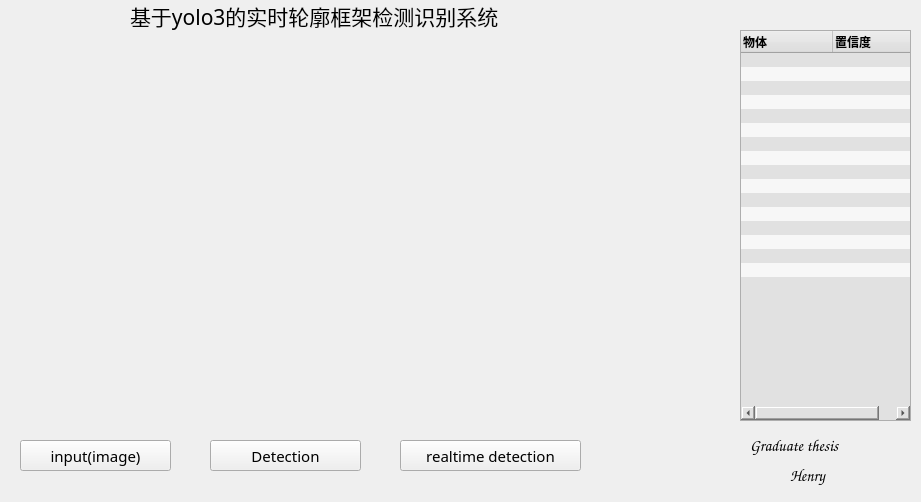
<?xml version="1.0" encoding="UTF-8"?>
<ui version="4.0">
 <class>Form</class>
 <widget class="QWidget" name="Form">
  <property name="geometry">
   <rect>
    <x>0</x>
    <y>0</y>
    <width>921</width>
    <height>502</height>
   </rect>
  </property>
  <property name="windowTitle">
   <string>yolo3 detection</string>
  </property>
  <widget class="QPushButton" name="detection">
   <property name="geometry">
    <rect>
     <x>210</x>
     <y>440</y>
     <width>151</width>
     <height>31</height>
    </rect>
   </property>
   <property name="font">
    <font>
     <family>黑体</family>
     <pointsize>11</pointsize>
    </font>
   </property>
   <property name="text">
    <string>Detection</string>
   </property>
  </widget>
  <widget class="QLabel" name="image_label">
   <property name="geometry">
    <rect>
     <x>10</x>
     <y>30</y>
     <width>721</width>
     <height>411</height>
    </rect>
   </property>
   <property name="text">
    <string/>
   </property>
   <property name="scaledContents">
    <bool>true</bool>
   </property>
  </widget>
  <widget class="QPushButton" name="pushButton">
   <property name="geometry">
    <rect>
     <x>400</x>
     <y>440</y>
     <width>181</width>
     <height>31</height>
    </rect>
   </property>
   <property name="font">
    <font>
     <family>黑体</family>
     <pointsize>11</pointsize>
    </font>
   </property>
   <property name="text">
    <string>realtime detection</string>
   </property>
  </widget>
  <widget class="QLabel" name="label_2">
   <property name="geometry">
    <rect>
     <x>790</x>
     <y>450</y>
     <width>81</width>
     <height>51</height>
    </rect>
   </property>
   <property name="font">
    <font>
     <family>Comic Sans MS</family>
     <pointsize>12</pointsize>
    </font>
   </property>
   <property name="text">
    <string>Henry</string>
   </property>
   <property name="textFormat">
    <enum>Qt::PlainText</enum>
   </property>
  </widget>
  <widget class="QPushButton" name="control_bt_2">
   <property name="geometry">
    <rect>
     <x>20</x>
     <y>440</y>
     <width>151</width>
     <height>31</height>
    </rect>
   </property>
   <property name="font">
    <font>
     <family>黑体</family>
     <pointsize>11</pointsize>
    </font>
   </property>
   <property name="text">
    <string>input(image)</string>
   </property>
  </widget>
  <widget class="QLabel" name="label_import">
   <property name="geometry">
    <rect>
     <x>20</x>
     <y>480</y>
     <width>521</width>
     <height>21</height>
    </rect>
   </property>
   <property name="font">
    <font>
     <family>Yu Gothic UI Semibold</family>
     <pointsize>10</pointsize>
     <weight>75</weight>
     <bold>true</bold>
    </font>
   </property>
   <property name="text">
    <string/>
   </property>
   <property name="textFormat">
    <enum>Qt::PlainText</enum>
   </property>
  </widget>
  <widget class="QLabel" name="label_3">
   <property name="enabled">
    <bool>true</bool>
   </property>
   <property name="geometry">
    <rect>
     <x>130</x>
     <y>-10</y>
     <width>541</width>
     <height>51</height>
    </rect>
   </property>
   <property name="font">
    <font>
     <family>楷体</family>
     <pointsize>16</pointsize>
    </font>
   </property>
   <property name="tabletTracking">
    <bool>false</bool>
   </property>
   <property name="acceptDrops">
    <bool>false</bool>
   </property>
   <property name="text">
    <string>基于yolo3的实时轮廓框架检测识别系统</string>
   </property>
   <property name="textFormat">
    <enum>Qt::PlainText</enum>
   </property>
   <property name="wordWrap">
    <bool>true</bool>
   </property>
   <property name="textInteractionFlags">
    <set>Qt::LinksAccessibleByMouse</set>
   </property>
  </widget>
  <widget class="QTreeWidget" name="treeWidget">
   <property name="geometry">
    <rect>
     <x>740</x>
     <y>30</y>
     <width>171</width>
     <height>391</height>
    </rect>
   </property>
   <property name="sizePolicy">
    <sizepolicy hsizetype="Minimum" vsizetype="Minimum">
     <horstretch>0</horstretch>
     <verstretch>0</verstretch>
    </sizepolicy>
   </property>
   <property name="font">
    <font>
     <weight>50</weight>
     <bold>false</bold>
    </font>
   </property>
   <property name="mouseTracking">
    <bool>false</bool>
   </property>
   <property name="tabletTracking">
    <bool>true</bool>
   </property>
   <property name="layoutDirection">
    <enum>Qt::LeftToRight</enum>
   </property>
   <property name="autoFillBackground">
    <bool>true</bool>
   </property>
   <property name="styleSheet">
    <string notr="true">background-color: rgb(225, 225, 225);</string>
   </property>
   <property name="lineWidth">
    <number>1</number>
   </property>
   <property name="horizontalScrollBarPolicy">
    <enum>Qt::ScrollBarAlwaysOn</enum>
   </property>
   <property name="tabKeyNavigation">
    <bool>false</bool>
   </property>
   <property name="showDropIndicator" stdset="0">
    <bool>false</bool>
   </property>
   <property name="dragEnabled">
    <bool>false</bool>
   </property>
   <property name="dragDropOverwriteMode">
    <bool>false</bool>
   </property>
   <property name="alternatingRowColors">
    <bool>true</bool>
   </property>
   <property name="selectionBehavior">
    <enum>QAbstractItemView::SelectColumns</enum>
   </property>
   <property name="textElideMode">
    <enum>Qt::ElideRight</enum>
   </property>
   <property name="autoExpandDelay">
    <number>0</number>
   </property>
   <property name="sortingEnabled">
    <bool>false</bool>
   </property>
   <property name="animated">
    <bool>false</bool>
   </property>
   <property name="wordWrap">
    <bool>false</bool>
   </property>
   <attribute name="headerDefaultSectionSize">
    <number>92</number>
   </attribute>
   <attribute name="headerMinimumSectionSize">
    <number>22</number>
   </attribute>
   <attribute name="headerShowSortIndicator" stdset="0">
    <bool>false</bool>
   </attribute>
   <column>
    <property name="text">
     <string notr="true">物体</string>
    </property>
    <property name="font">
     <font>
      <family>微软雅黑 Light</family>
      <pointsize>9</pointsize>
      <weight>75</weight>
      <bold>true</bold>
     </font>
    </property>
   </column>
   <column>
    <property name="text">
     <string>置信度</string>
    </property>
    <property name="font">
     <font>
      <family>微软雅黑 Light</family>
      <pointsize>9</pointsize>
      <weight>75</weight>
      <italic>false</italic>
      <bold>true</bold>
     </font>
    </property>
   </column>
   <item>
    <property name="text">
     <string/>
    </property>
    <property name="text">
     <string/>
    </property>
    <property name="font">
     <font>
      <weight>50</weight>
      <bold>false</bold>
     </font>
    </property>
   </item>
   <item>
    <property name="text">
     <string/>
    </property>
    <property name="text">
     <string/>
    </property>
   </item>
   <item>
    <property name="text">
     <string/>
    </property>
    <property name="text">
     <string/>
    </property>
   </item>
   <item>
    <property name="text">
     <string/>
    </property>
    <property name="text">
     <string/>
    </property>
   </item>
   <item>
    <property name="text">
     <string/>
    </property>
    <property name="text">
     <string/>
    </property>
   </item>
   <item>
    <property name="text">
     <string/>
    </property>
   </item>
   <item>
    <property name="text">
     <string/>
    </property>
   </item>
   <item>
    <property name="text">
     <string/>
    </property>
   </item>
   <item>
    <property name="text">
     <string/>
    </property>
   </item>
   <item>
    <property name="text">
     <string/>
    </property>
   </item>
   <item>
    <property name="text">
     <string/>
    </property>
   </item>
   <item>
    <property name="text">
     <string/>
    </property>
   </item>
   <item>
    <property name="text">
     <string/>
    </property>
   </item>
   <item>
    <property name="text">
     <string/>
    </property>
   </item>
   <item>
    <property name="text">
     <string/>
    </property>
   </item>
   <item>
    <property name="text">
     <string/>
    </property>
   </item>
  </widget>
  <widget class="QLabel" name="label_4">
   <property name="geometry">
    <rect>
     <x>750</x>
     <y>420</y>
     <width>191</width>
     <height>51</height>
    </rect>
   </property>
   <property name="font">
    <font>
     <family>Comic Sans MS</family>
     <pointsize>12</pointsize>
    </font>
   </property>
   <property name="text">
    <string>Graduate thesis</string>
   </property>
   <property name="textFormat">
    <enum>Qt::PlainText</enum>
   </property>
  </widget>
 </widget>
 <resources/>
 <connections/>
</ui>
